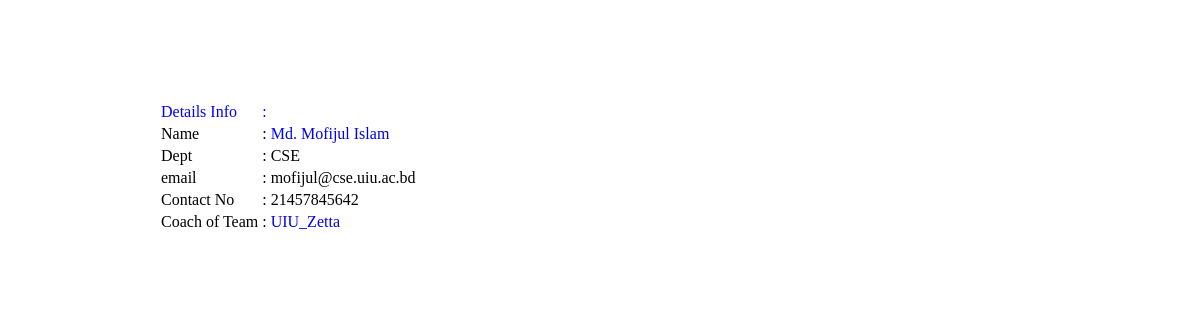
Screenshot of /coach.php?id=fac-01 with the database file from the repository.
### tables this page shows
CREATE TABLE `faculties` (
  `id` char(9) NOT NULL,
  `name` varchar(25) DEFAULT NULL,
  `dept` char(3) DEFAULT NULL,
  `email` varchar(35) DEFAULT NULL
);

CREATE TABLE `teams` (
  `team_id` char(3) NOT NULL,
  `name` varchar(25) DEFAULT NULL,
  `id` char(9) DEFAULT NULL
);

### coach.php (the view, shortened to what this page needs)
<html>
    <?php
    include('db.php');
    ?>
    <head>
	   <link href="css_.css" rel="stylesheet" type="text/css"/>
    </head>
    <body>
            <?php
            $val = $_GET['id'];
            $sql = "SELECT * FROM teams WHERE id = '$val' ";
            $result = mysqli_query($connect,$sql);
            $row = mysqli_fetch_assoc($result);
            $team_name = $row['name'];
            $team_id = $row['team_id'];
            $sql = "SELECT * FROM faculties WHERE id = '$val' ";
            $result = mysqli_query($connect,$sql);
            $row = mysqli_fetch_assoc($result);
                $result3 = mysqli_query($connect,"SELECT name, phone_no FROM faculties JOIN contacts WHERE faculties.id = contacts.id");
                $i = 0;
                while($row3 = mysqli_fetch_assoc($result3)) {
                    if($row['name'] == $row3['name']) { $phone[$i] = $row3['phone_no']; $i = $i + 1; }
                } ?>
            <div class="page">
            <table id="coach">
                <tr style="color:blue;"><td>Details Info</td><td>:</td></tr>
                <tr><td>Name</td><td>:</td><td><a href="coach.php?id=<?= $row['id'] ?>"><?=$row['name'] ?></a></td></tr>
                <tr><td>Dept</td><td>:</td><td><?=$row['dept'] ?></td></tr>
                <tr><td>email</td><td>:</td><td><?=$row['email'] ?></td></tr>
                <tr><td>Contact No</td><td>:</td><td><?php for($j = 0 ; $j < $i; $j = $j + 1){ echo $phone[$j]; echo "&nbsp";echo "&nbsp";echo "&nbsp"; } ?></td></tr>
                <tr><td>Coach of Team</td><td>:</td><td><a href="team.php?id=<?= $team_id ?>"><?=$team_name ?></a></td></tr>
            </table>
        </div>
    </body>
</html>

### css_.css (style rules this page uses)
a { text-decoration: none; }
.page { margin: 100px 0 0 150px; color: cadetblue; font-family: cursive; }
#coach { font-family: cursive; }

### rows the page displays
faculties: name "Md. Mofijul Islam", dept "CSE", email "mofijul@cse.uiu.ac.bd"
teams: name "UIU_Zetta"

### other values shown
$phone[$j] "21457845642"
